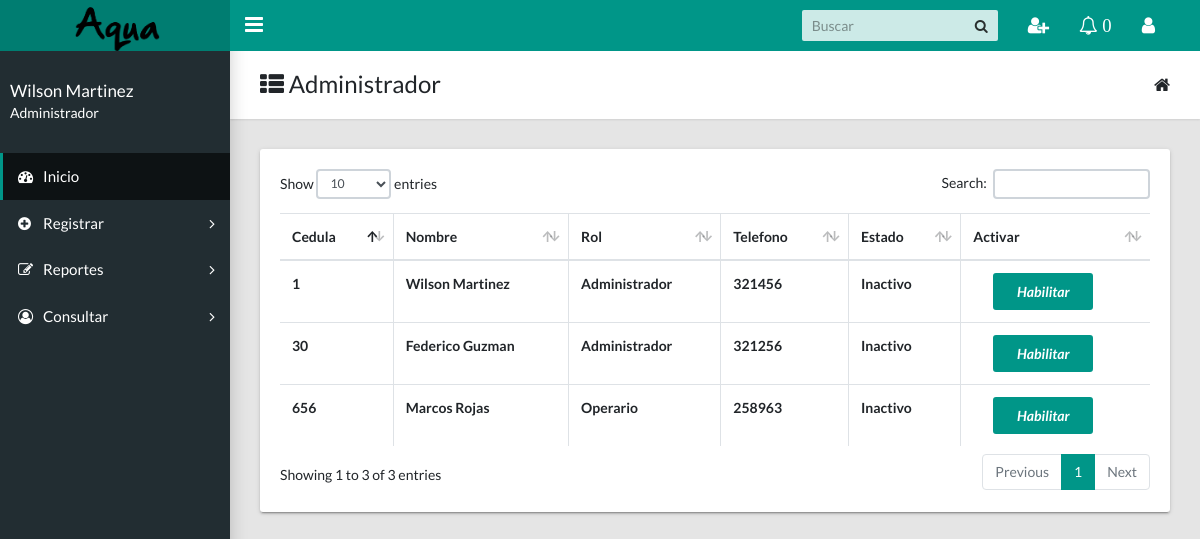
Page /docs/administrador/consulta_inactivos.php (signed in) on the committed database.
### tables this page shows
CREATE TABLE `persona` (
  `id_persona` int(11) NOT NULL,
  `nombre` varchar(50) DEFAULT NULL,
  `telefono` varchar(15) DEFAULT NULL,
  `fk_rol` int(20) DEFAULT NULL,
  `login` varchar(30) DEFAULT NULL,
  `estado_pers` tinyint(1) DEFAULT NULL,
  `pasword` varchar(20) DEFAULT NULL
);

CREATE TABLE `rol` (
  `id_rol` int(11) NOT NULL,
  `nombre_rol` varchar(20) DEFAULT NULL
);

### docs/administrador/consulta_inactivos.php (the view, shortened to what this page needs)
<!DOCTYPE html>
<html lang="en">
    <head>
        <link href="../css/main.css" rel="stylesheet" type="text/css">
        <link href="https://maxcdn.bootstrapcdn.com/font-awesome/4.7.0/css/font-awesome.min.css" rel="stylesheet" type="text/css">
        <?php
            include 'php/conect.php';
        ?>
    </head>
<body class="app sidebar-mini rtl">
         <header class="app-header">
        <a class="app-header__logo" href="principal.php">
          <img src="../img/logo2.png" width="90">
      </a>
      <a aria-label="Hide Sidebar" class="app-sidebar__toggle" data-toggle="sidebar" href="#">
      </a>
      <ul class="app-nav">
        <li class="app-search">
            <input class="app-search__input" placeholder="Buscar" type="search">
            <button class="app-search__button">
                <i class="fa fa-search">
                </i>
            </button>
        </li>
        <li class="dropdown">
            <a aria-label="Show notifications" class="app-nav__item" data-toggle="dropdown" href="#">
                <i class="fa fa-user-plus fa-lg">
                </i>
            </a>
          </li>
      </ul>
  <li class="dropdown">
    <a aria-label="Show notifications" class="app-nav__item" data-toggle="dropdown" href="#">
        <i class="fa fa-bell-o fa-lg">
  <?php
            try{
                $nu=0;
                $sql="SELECT * FROM actividad";
                $resul=$base->prepare($sql);
                $resul->execute(array());
                $fila=$resul->rowCount();
                ?>
                <span>  <?php
                if($fila>0){
                 echo "$nu" ?>  </span>
                 <?php
             }
         }
         catch(Exception $e){
            die('Error: '.$e->getMessage());
        }
        ?>
    </i>
</a>
</li>
<li class="dropdown">
    <a aria-label="Open Profile Menu" class="app-nav__item" data-toggle="dropdown" href="#">
        <i class="fa fa-user fa-lg">
        </i>
    </a>
          <?php
          if(isset($_SESSION['usuario']))
          {
              ?>
</li>
</header>
<aside class="app-sidebar">
    <div class="app-sidebar__user">
        <div>
            <p class="app-sidebar__user-name">
                <?php echo ' '.$_SESSION['nombre']. ' ' ; ?>
            </p>
            <p class="app-sidebar__user-designation">
                <?php echo ' '.$_SESSION['nombre_rol']. ' ' ; ?>
            </p>
            <?php
        }
        else{
          ?>
          <script language='javascript'>window.location="salir.php"</script>
          <?php
      }
      ?>
  </div>
</div>
<ul class="app-menu">
 <li><a class="app-menu__item active" href="principal.php"><i class="app-menu__icon fa fa-dashboard"></i><span class="app-menu__label">Inicio</span></a></li>
 <li class="treeview">
    <a class="app-menu__item" data-toggle="treeview" href="#">
        <i class="app-menu__icon fa fa-plus-circle">
        </i>
        <span class="app-menu__label">
            Registrar
        </span>
        <i class="treeview-indicator fa fa-angle-right">
        </i>
    </a>
</li>
<li class="treeview">
    <a class="app-menu__item" data-toggle="treeview" href="#">
        <i class="app-menu__icon fa fa-edit">
        </i>
        <span class="app-menu__label">
            Reportes
        </span>
        <i class="treeview-indicator fa fa-angle-right">
        </i>
    </a>
</li>
<li class="treeview">
    <a class="app-menu__item" data-toggle="treeview" href="#">
        <i class="app-menu__icon fa fa-user-circle-o">
        </i>
        <span class="app-menu__label">
            Consultar
        </span>
        <i class="treeview-indicator fa fa-angle-right">
        </i>
    </a>
</li>
</ul>
</aside>
    <main class="app-content">
              <div class="app-title">
                <div>
                  <h1><i class="fa fa-th-list"></i> Administrador</h1>
                </div>
                <ul class="app-breadcrumb breadcrumb side">
                  <li class="breadcrumb-item"><i class="fa fa-home fa-lg"></i></li>
                </ul>
              </div>
              <div  class="row d-flex justify-content-center">
                <div class="col-lg-12">
                  <div class="tile">
                    <div class="tile-body">
                      <table class="table table-hover table-bordered " id="sampleTable">
                        <thead>
                          <tr>
                            <th>Cedula</th>
                            <th>Nombre</th>
                            <th>Rol</th>
                            <th>Telefono</th>
                            <th>Estado</th>
                            <th>Activar</th>
                          </tr>
                        </thead>
                        <tbody>
                          <?php
                          try{
                            $sql="SELECT id_persona,nombre,telefono,nombre_rol,login, 'Inactivo' AS estado_pers FROM  persona inner join rol on (id_rol=fk_rol) where  estado_pers=0" ;
                            $resul=$base->prepare($sql);
                            $resul->execute(array());
                            while($consulta=$resul->fetch(PDO::FETCH_ASSOC)){
                              ?>
                                <th>
                                  <span id="id_persona<?php echo$consulta['id_persona'];?>"><?php echo$consulta['id_persona'];?></span>
                                </th>
                                <th>
                                  <span id="nombre<?php echo$consulta['id_persona'];?>"><?php echo$consulta['nombre'];?></span>
                                </th>
                                <th>
                                  <span id="fk_rol<?php echo$consulta['id_persona'];?>"><?php echo$consulta['nombre_rol'];?></span>
                                </th>
                                <th>
                                  <span id="telefono<?php echo$consulta['id_persona'];?>"><?php echo$consulta['telefono'];?></span>
                                </th>
                                <th>
                                  <span id="estado_pers<?php echo$consulta['id_persona'];?>"><?php echo$consulta['estado_pers'];?></span>
                                </th>
                                <td><a class="btn btn-primary edit " style="width:100px; margin-left: 20px;" onclick='return ConfirmarHabilitar();'href="php/habilitar.php?cod=<?php echo $consulta['id_persona']?>"><i class='material-icons' title=Actualizar Registro>Habilitar</i></a></button></td>
                              <?php
                            }
                          }
                          catch(Exception $e){
                           die('Error:' .$e->getMessage());
                         }
                         ?>
                       </tbody>
                     </table>
                   </div>
                 </div>
               </div>
             </div>
           </main>
         </body>
         </html>

### rows in the picture
persona: id_persona "1", nombre "Wilson Martinez", fk_rol.nombre_rol "Administrador", telefono "321456", estado_pers "Inactivo"
persona: id_persona "30", nombre "Federico Guzman", fk_rol.nombre_rol "Administrador", telefono "321256", estado_pers "Inactivo"
persona: id_persona "656", nombre "Marcos Rojas", fk_rol.nombre_rol "Operario", telefono "258963", estado_pers "Inactivo"

### other values in the picture
$nu "0"
$_SESSION['nombre'] "Wilson Martinez"
$_SESSION['nombre_rol'] "Administrador"
